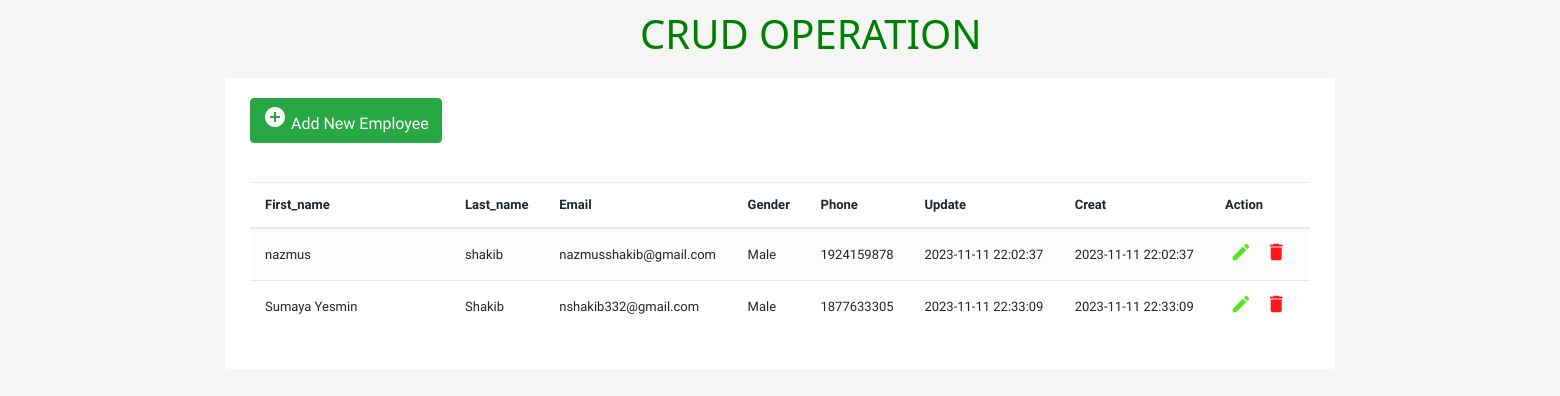
The page / on the database its author committed.
### tables this page shows
CREATE TABLE `users` (
  `id` int(11) NOT NULL,
  `first_name` varchar(255) NOT NULL,
  `last_name` varchar(255) NOT NULL,
  `email` varchar(255) NOT NULL,
  `gender` enum('Male','Female','Other') NOT NULL,
  `phones` int(11) NOT NULL,
  `update` datetime NOT NULL DEFAULT current_timestamp(),
  `creat` datetime NOT NULL DEFAULT current_timestamp()
);

### index.php (the view, shortened to what this page needs)
<!DOCTYPE html>
<html lang="en">
<head>
<link rel="stylesheet" href="https://stackpath.bootstrapcdn.com/bootstrap/4.5.0/css/bootstrap.min.css">
<link rel="stylesheet" href="https://maxcdn.bootstrapcdn.com/font-awesome/4.7.0/css/font-awesome.min.css">
<link rel="stylesheet" href="style.css">
</head>
<body>
	<div class="crud">
		<h1>CRUD OPERATION</h1>
	</div>
<div class="container-xl">
	<div class="table-responsive">
		<div class="table-wrapper">
				<div class="row">
					<div class="col-sm-6">
						<a href="#addEmployeeModal" class="btn btn-success" data-toggle="modal"><i class="material-icons">&#xE147;</i> <span>Add New Employee</span></a>
						</div>
				</div>
				<br><br>
			<table class="table table-striped table-hover">
				<thead>
					<tr>
						<th>First_name</th>
						<th>Last_name</th>
						<th>Email</th>
						<th>Gender</th>
						<th>Phone</th>
						<th>Update</th>
						<th>Creat</th>
						<th>Action</th>
					</tr>
				</thead>
				<tbody>
			<?php
			require 'dbconn.php';
			$query = 'SELECT * FROM users';
			$mysqliquery = mysqli_query($conn, $query);
			while ($result = mysqli_fetch_assoc($mysqliquery)) {
				?>
				<tr>
					<td>
						<?php echo $result['first_name']; ?>
					</td>
					<td>
						<?php echo $result['last_name']; ?>
					</td>
					<td>
						<?php echo $result['email']; ?>
					</td>
					<td>
						<?php echo $result['gender']; ?>
					</td>
					<td>
						<?php echo $result['phones']; ?>
					</td>
					<td>
						<?php echo $result['update']; ?>
					</td>
					<td>
						<?php echo $result['creat']; ?>
					</td>
					<td>
						<a href="update.php?id=<?php echo $result['id']; ?>" class="edit"><i class="material-icons" data-toggle="tooltip" title="Update">&#xE254;</i></a>
						<a href="delete.php?ids=<?php echo $result['id']; ?>" class="delete"><i class="material-icons" data-toggle="tooltip" title="Delete">&#xE872;</i></a>
					</td>
				</tr>
				<?php
			}
			?>
				</tbody>
			</table>
	</div>
</div>
<?php require 'add_user.php' ?>
<?php require 'update_model.php' ?>
</div>
</body>
</html>

### add_user.php (shortened to what this page needs)
<!DOCTYPE html>
<html lang="en">
<head>
<link rel="stylesheet" href="https://stackpath.bootstrapcdn.com/bootstrap/4.5.0/css/bootstrap.min.css">
<link rel="stylesheet" href="https://maxcdn.bootstrapcdn.com/font-awesome/4.7.0/css/font-awesome.min.css">
<link rel="stylesheet" href="style.css">
</head>
<body>
</body>
</html>

### update_model.php (shortened to what this page needs)
<!DOCTYPE html>
<html lang="en">
<head>
<link rel="stylesheet" href="https://stackpath.bootstrapcdn.com/bootstrap/4.5.0/css/bootstrap.min.css">
<link rel="stylesheet" href="https://maxcdn.bootstrapcdn.com/font-awesome/4.7.0/css/font-awesome.min.css">
<link rel="stylesheet" href="style.css">
</head>
<body>
</body>
</html>

### style.css (style rules this page uses)
body { color: rgb(156,131,33); background: #f5f5f5; font-family: 'Varela Round', sans-serif; font-size: 13px; }
.table-responsive { margin: 30px 0; }
.table-wrapper { background: #fff; padding: 20px 25px; border-radius: 3px; min-width: 1000px; box-shadow: 0 1px 1px rgba(0,0,0,.05); }
table.table tr th, table.table tr td { border-color: #e9e9e9; padding: 12px 15px; vertical-align: middle; }
table.table tr th:first-child { width: 200px; }
table.table tr th:last-child { width: 100px; }
table.table-striped tbody tr:nth-of-type(odd) { background-color: #fcfcfc; }
table.table td:last-child i { opacity: 0.9; font-size: 22px; margin: 0 5px; }
table.table td a { font-weight: bold; color: #566787; display: inline-block; text-decoration: none; outline: none !important; }
table.table td a.edit { color: #45e108; }
table.table td a.delete { color: red; }
table.table td i { font-size: 19px; }
.crud { position: relative; left: 40rem; top: 10px; color: green; font-family: 'Segoe UI', Tahoma, Geneva, Verdana, sans-serif; }

### rows shown on the page
users: first_name "nazmus", last_name "shakib", email "nazmusshakib@gmail.com", gender "Male", phones "1924159878", update "2023-11-11 22:02:37", creat "2023-11-11 22:02:37"
users: first_name "Sumaya Yesmin", last_name "Shakib", email "nshakib332@gmail.com", gender "Male", phones "1877633305", update "2023-11-11 22:33:09", creat "2023-11-11 22:33:09"
